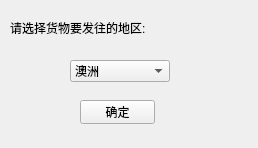
<?xml version="1.0" encoding="UTF-8"?>
<ui version="4.0">
 <class>Form</class>
 <widget class="QWidget" name="Form">
  <property name="geometry">
   <rect>
    <x>0</x>
    <y>0</y>
    <width>258</width>
    <height>148</height>
   </rect>
  </property>
  <property name="windowTitle">
   <string>请选择地区</string>
  </property>
  <widget class="QComboBox" name="comboBox">
   <property name="geometry">
    <rect>
     <x>70</x>
     <y>60</y>
     <width>100</width>
     <height>22</height>
    </rect>
   </property>
   <item>
    <property name="text">
     <string>澳洲</string>
    </property>
   </item>
   <item>
    <property name="text">
     <string>美国</string>
    </property>
   </item>
   <item>
    <property name="text">
     <string>英国</string>
    </property>
   </item>
   <item>
    <property name="text">
     <string>德国</string>
    </property>
   </item>
   <item>
    <property name="text">
     <string>日本</string>
    </property>
   </item>
  </widget>
  <widget class="QPushButton" name="pushButton">
   <property name="geometry">
    <rect>
     <x>80</x>
     <y>100</y>
     <width>75</width>
     <height>24</height>
    </rect>
   </property>
   <property name="text">
    <string>确定</string>
   </property>
  </widget>
  <widget class="QLabel" name="label">
   <property name="geometry">
    <rect>
     <x>10</x>
     <y>20</y>
     <width>141</width>
     <height>16</height>
    </rect>
   </property>
   <property name="text">
    <string>请选择货物要发往的地区:</string>
   </property>
  </widget>
 </widget>
 <resources/>
 <connections/>
</ui>
